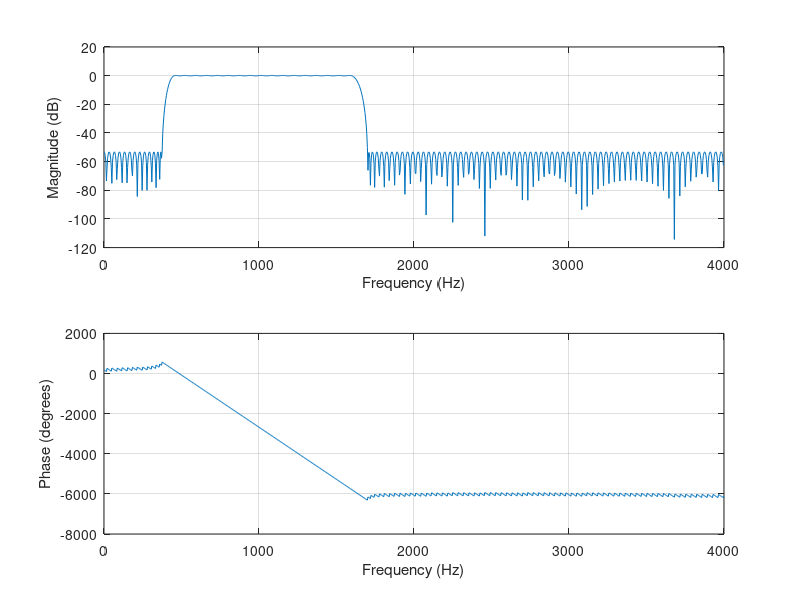

The MATLAB source for this figure:
% RTDSP LAB 4
% Mattin Mir-Tahmasebi & Ahmed Ibrahim
% Imperial College London 2016 

%%%%%%%%%%%%%%%%%%%%%%%%%%%%%%%%%%%%%%%%%%%%%%%%%%%%%%%%%%%%%%%%%%%%%%%%%%%
%%%%%%%%%%%%%%%%%%%%%%%%%%%%  firpmord  %%%%%%%%%%%%%%%%%%%%%%%%%%%%%%%%%%%
%%%%%%%%%%%%%%%%%%%%%%%%%%%%%%%%%%%%%%%%%%%%%%%%%%%%%%%%%%%%%%%%%%%%%%%%%%%

% Setting the frequencies for the stop/passband cutoffs
freqStop1 = 375;
freqPass1 = 450;
freqPass2 = 1600;
freqStop2 = 1700;

% Specufying the desired amplitudes at the stopbands/passband
% The ampStop values are the amplitudes until the first cutoff and after
% the last cutoff, respectively. ampPass is the amplitude between the 
% 2nd and 3rd cutoff. Between the 1st/2nd and 3rd/4th cutoffs are 
% transition periods where the amplitude is changing so it doesnt make
% sense to specify an amplitude.
ampStop1 = 0;
ampPass = 1;
ampStop2 = 0;

% Specifying the deired amplitude deviation at the stopbands/passband
% Same explanation as aboe for why there are 3 values.
devStop_dB = -52;
devPass_dB = 0.36;

% Convering dB to absolute values
devStop1 = 10^(devStop_dB/20);
devPass = (10^(devPass_dB/20)-1)/(10^(devPass_dB/20)+1);
devStop2 = 10^(devStop_dB/20);

% Sampling frequency
fs = 8000;

% Cell array to hold output of firpmord
% n : filter order
% fo : frequency vector
% ao : amplitude response vector
% w : weights
[n, fo, ao, w] = firpmord([freqStop1 freqPass1 freqPass2 freqStop2], ...
        [ampStop1 ampPass ampStop2], [devStop1 devPass devStop2], fs);

%%%%%%%%%%%%%%%%%%%%%%%%%%%%%%%%%%%%%%%%%%%%%%%%%%%%%%%%%%%%%%%%%%%%%%%%%%%
%%%%%%%%%%%%%%%%%%%%%%%%%%%%%%% firpm %%%%%%%%%%%%%%%%%%%%%%%%%%%%%%%%%%%%%
%%%%%%%%%%%%%%%%%%%%%%%%%%%%%%%%%%%%%%%%%%%%%%%%%%%%%%%%%%%%%%%%%%%%%%%%%%%

% row vector of n+1 coefficients of the order n FIR filter whose 
% frequency-amplitude characteristics match those given by vectors f and a
order = n+8;
b = firpm(order, fo, ao, w);

%%%%%%%%%%%%%%%%%%%%%%%%%%%%%%%%%%%%%%%%%%%%%%%%%%%%%%%%%%%%%%%%%%%%%%%%%%%
%%%%%%%%%%%%%%%%%%%%%%%%%%%%%% Output %%%%%%%%%%%%%%%%%%%%%%%%%%%%%%%%%%%%%
%%%%%%%%%%%%%%%%%%%%%%%%%%%%%%%%%%%%%%%%%%%%%%%%%%%%%%%%%%%%%%%%%%%%%%%%%%%

% Save coefficients to a text file 'fir_coefs.txt'
format long e;

formatSpec = '%2.15e';
coefs = num2str(b',formatSpec);
coefs = cellstr(coefs);
data = strjoin(coefs', ', ');

fileID = fopen('H:\RTDSPlab\lab4\RTDSP\fir_coef.txt', 'w');
fprintf(fileID, 'double b[]={');
fprintf(fileID,data);
fprintf (fileID, '};');
fclose(fileID);

% Plotting freq response
freqz(b,1,1024,fs);
